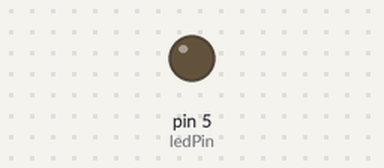
Simulated run of this sketch. Board: Arduino Uno, built with avr-gcc and run on an emulated ATmega328P. On the bench: output pins drawn as LEDs (lit = HIGH).

Above: at 0.05 s.
At 1.2 s:
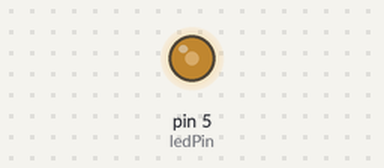
At 2.35 s:
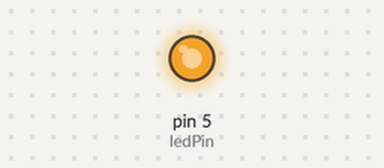
At 4.65 s:
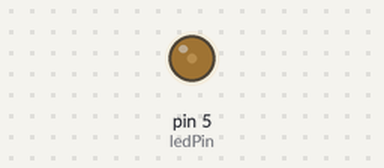
Timing chart, 0 to 6.6 s (numbered marks = the images above):
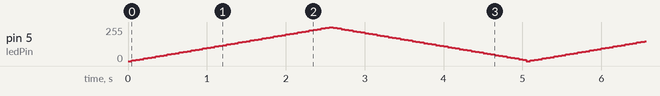

The sketch:

demo03.4.ino
```cpp
int ledPin = 5;//创建ledPin变量
void setup() {
  // put your setup code here, to run once:
  pinMode(ledPin,OUTPUT);//初始化引脚状态
}

void loop() {
  // put your main code here, to run repeatedly:
  for(int i = 0;i<=250;i+=5){//通过循环逐步增加PWM输出电压
    analogWrite(ledPin,i);
    delay(50);
  }
  for(int i = 255;i>5;i-=5){//通过循环逐步降低PWM输出电压
    analogWrite(ledPin,i);
    delay(50);
  }
}
```
